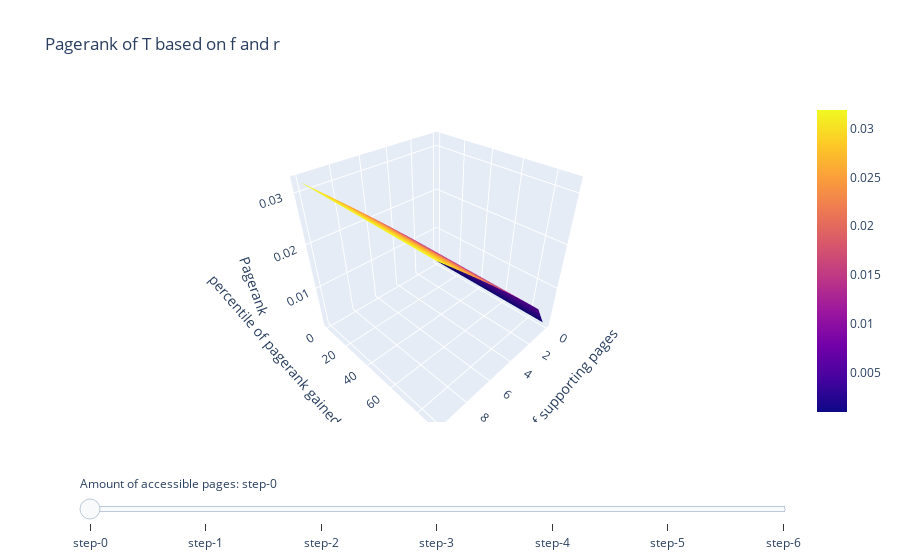
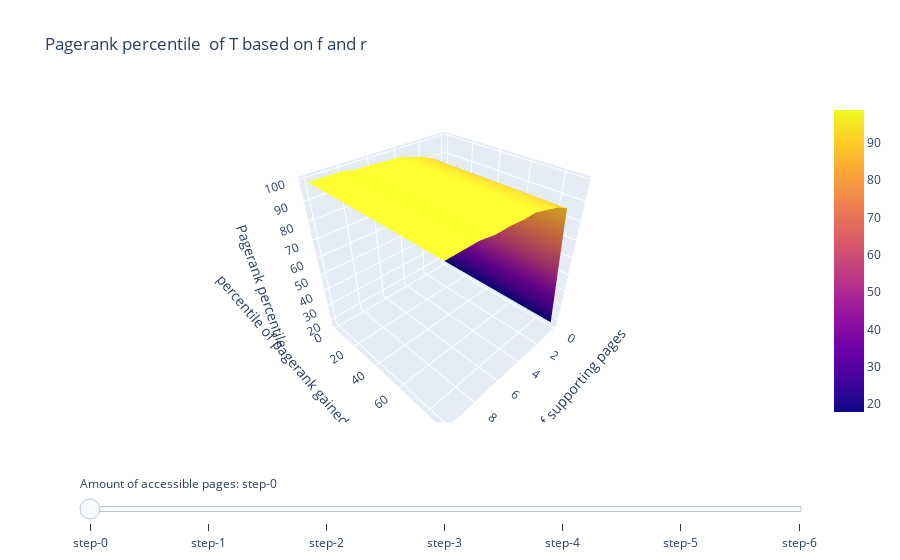
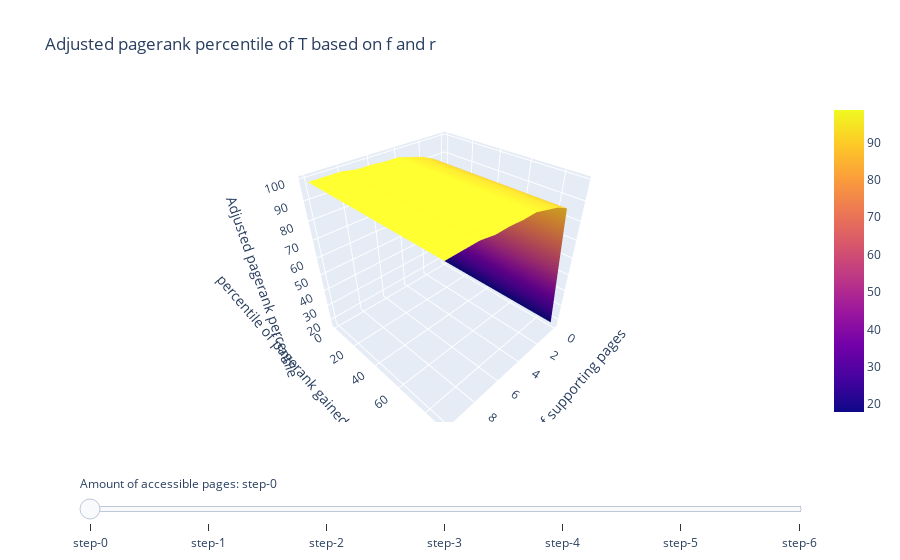

Notebook cell for these charts, in order:
### Markdown cell above
We will deliver a short mathematical proof for why an increasing r, and an increasing f, would increase the ranking of T.

&nbsp;&nbsp;&nbsp;&nbsp;&nbsp;&nbsp;$n = total\ amount\ of\ nodes$

&nbsp;&nbsp;&nbsp;&nbsp;&nbsp;&nbsp;$F=The\ set\ of\ supporting\ pages$

&nbsp;&nbsp;&nbsp;&nbsp;&nbsp;&nbsp;$T = the\ PageRank\ of\ target\ node\ T$

&nbsp;&nbsp;&nbsp;&nbsp;&nbsp;&nbsp;$r=\beta\cdot \sum_{p} r_p$

&nbsp;&nbsp;&nbsp;&nbsp;&nbsp;&nbsp;$T = r +\sum_{f \in F} (net\ PageRank\ received\ from\ f) $

&nbsp;&nbsp;&nbsp;&nbsp;&nbsp;&nbsp;$ net\ PageRank\ received\ from\ f = (1 - \beta) \cdot \frac{1}{n} \cdot n = 1 - \beta  $

&nbsp;&nbsp;&nbsp;&nbsp;&nbsp;&nbsp;$T = r + (1 - \beta) \cdot f $

Obviously, if r increases, T increases as well. The same holds for f.

### Code cell
def return_T_rank(G_o, P_count, quality, f_count, ordered_nodes, drawing):
    '''
    Returns the pagerank of T, the percentile of it's pagerank, and the adjusted version thereof (when leaving supporting pages out of it)
    '''
    
    G = G_o.copy() #a duplicate of the graph to work on
    
    nodes_count = len(G.nodes())

    P_T_connections = [] # a list that will conatain the n pages that will become accessible to T 
    
    index = int(round(quality*nodes_count)) #starting point for grabbing web pages
    
    for P in range(P_count): #grab the first page and go decrement to the next lower quality pages
        P_T_connections.append(ordered_nodes[index-P-1])
    
    attrs = {} # a dict for drawing a network with colors to signify interesting nodes
    attrs['T'] = {'style' : 'filled', 'fillcolor' : 'red'}
    
    #add T, this is neccessary to prevent out no T in the network if P = 0 && f = 0
    G.add_node('T')
    
    #connect T to all P
    for P in P_T_connections:
        G.add_edge(P, 'T')
        attrs[P] = {'style' : 'filled', 'fillcolor' : 'yellow'}
    
    #connect T and it's supporting pages
    for f in range(int(f_count)):
        new_f = "f[{}]".format(f)
        G.add_edge('T', new_f)
        G.add_edge(new_f, 'T')
        attrs[new_f] = {'style' : 'filled', 'fillcolor' : '#f5f5dc'}
    
    #draw and use the color attributes only if desired, gives some visual insight into the network but makes many repeat computations very slow
    if drawing:
        nx.set_node_attributes(G, attrs)
        display(draw(G))
    
    #calculate the pagerank - in general definitions, theoretical explanation in assignment 4
    #and calculate the percentile of page T's pagerank
    pr = pagerank(G, 0.85)
    T_pagerank = pr[list(G.nodes).index('T')]
    pagerank_order, ordinal = order_nodes_by_rank(list(G.nodes),pr)
    T_pagerank_index = pagerank_order.index('T')
    reported_percentage = 100 - (T_pagerank_index / len(pr) * 100)
    #the adjusted percentile removes the supporting pages from the equation
    adjusted_percentage = 100 - (T_pagerank_index / (len(pr)-f_count) * 100)
    
    return T_pagerank, reported_percentage, adjusted_percentage

def plot_assignment3_results(ls_data_in, title_in, q_range,):
    '''
    takes a list of 2Darrays to plot them on top of each other, a slider lets you select which array from the list you see
    '''

    #there are three types of plots to be made: pagerank, percentile & adjusted percentile
    #this adjusts the title to the relevant type
    l_title = '{} of T based on f and r'.format(title_in)

    fig = go.Figure()
    
    itter = 0 #for the naming of the traces
    #loop over the array list and plot each as an invisble surface graph
    for data in ls_data_in:
        fig.add_trace(go.Surface(
                        visible=False,
                        name="P {}".format(itter),
                        z=data, y=100*(1-q_range)))
        itter += 1
        
    #add axis labels, title and size here
    fig.update_layout(title=l_title,
                    autosize=True,
                    scene = dict(
                    xaxis_title='ammount of supporting pages',
                    yaxis_title='percentile of pagerank gained from accessible pages',
                    zaxis_title=title_in))
    
    #set something to be visble
    fig.data[0].visible = True
    
    #code for sliders from slider example:
    #      https://plot.ly/python/sliders/
    #thanks! :)
    steps = []
    for i in range(len(fig.data)):
        step = dict(
            method="restyle",
            args=["visible", [False] * len(fig.data)],
        )
        step["args"][1][i] = True  # Toggle i'th trace to "visible"
        steps.append(step)

    sliders = [dict(
        active=10,
        currentvalue={"prefix": "Amount of accessible pages: "},
        pad={"t": 50},
        steps=steps
    )]

    fig.update_layout(
        sliders=sliders
    )
    #end of copied slider code

    fig.show()

def wrapper(Graph, P_range, q_range, f_range):
    '''
    Takes the desired ranges of P q and f to graph and itterates through them all
    The final function that calls the others
    '''
    
    #a bit of user-error prevention, one cannot have more pages P than fit in a step of quality
    nodes_count = len(G.nodes())
    max_P_count = int(nodes_count/len(q_range))
    P_count = max(P_range)
    if P_count > max_P_count:
        print "The number of accessible pages (P) cannot be larger than {} for the current quality range (q)".format(max_P_count)
        return None
    
    #with error prevention out of the way it is time to start
    ranked_nodes = pagerank(G, .85) #calculate the pagerank of the net without T here to save computational time, pass it for every calculation
    ordered_nodes, ordinal_rank = order_nodes_by_rank(list(G.nodes),ranked_nodes)
    
    #lists to be filled wto send to the plotting function
    ls_results_pagerank = []
    ls_results_percentile = []
    ls_results_percentile_adj = []
    
    
    for index_P in range(len(P_range)):
        #this wrapper function takes some time (depending on your machine) so a proof of life might be nice
        print "working on P ({}/{})".format(index_P, int(P_count))         
        
        #declare the zeroed 2D array to store the data in (they need to be filled with something to work, just declaring size wont work)
        results_pagerank = np.zeros([len(q_range),len(f_range)])
        results_percentile = np.zeros([len(q_range),len(f_range)])
        results_percentile_adj = np.zeros([len(q_range),len(f_range)])
        
        #fill the 2D array with appropriate data
        for index_f in range(len(f_range)):
            for index_q in range(len(q_range)):
                f_count = f_range[index_f]
                quality = q_range[index_q]
                T_pagerank, T_percentile, T_percentile_adj = return_T_rank(G, index_P, quality, f_count, ordered_nodes, False)
                
                results_pagerank[index_q][index_f] = T_pagerank
                results_percentile[index_q][index_f] = T_percentile
                results_percentile_adj[index_q][index_f] = T_percentile_adj
        
        #and append the data to its respective list
        ls_results_pagerank.append(results_pagerank)
        ls_results_percentile.append(results_percentile)
        ls_results_percentile_adj.append(results_percentile_adj)
    
    print(done)
    #send it all out to be plotted
    plot_assignment3_results(ls_results_pagerank, "Pagerank", q_range)
    plot_assignment3_results(ls_results_percentile, "Pagerank percentile ",q_range)
    plot_assignment3_results(ls_results_percentile_adj, "Adjusted pagerank percentile",q_range)
    
    #done
    return None

def draw_network(G, P, q, f):
    '''
    quick and fairly dirty code for drawing the graph the code uses, not neccessary but can give some insights
    G staring = graph
    '''
    ranked_nodes = pagerank(G, .85)
    ordered_nodes, ordinal_rank = order_nodes_by_rank(list(G.nodes),ranked_nodes)
    get_rid_of_return_print = return_T_rank(G, P, q, f, ordered_nodes, True)


G = generate_network(150, 3, 0) #create the network without T and f to work on, with 150 n, with up to 3 out per node and 0 in on spawn

P_range = np.linspace(0,6,7) #With 0->6 accessible pages P
q_range = np.linspace(0.1,1,10) #With -> increments of 10% in quality of those P pages
f_range = np.linspace(0,10,11) #with 0->10 supporting pages f

draw_network(G, 5, 0.5, 5) #draws network we work on, with 5 pages P, of quality 50%, and 5 pages f

wrapper(G, P_range, q_range, f_range)
